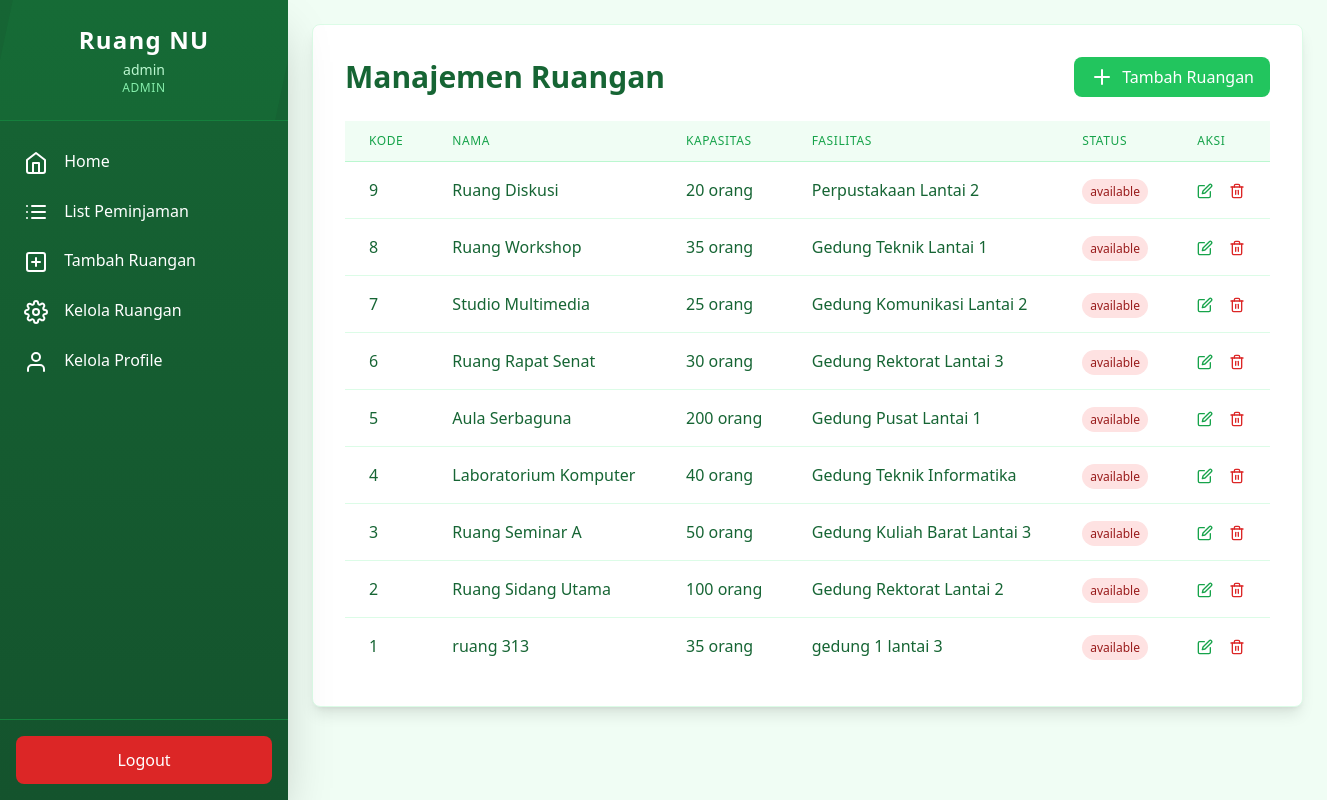
/admin/ruangan/index.php (signed in), run on the app's committed database.
### tables this page shows
CREATE TABLE IF NOT EXISTS `rooms` (
  `id` int NOT NULL AUTO_INCREMENT,
  `name` varchar(100) NOT NULL,
  `location` varchar(150) NOT NULL,
  `capacity` int NOT NULL,
  `img_room` varchar(100) NOT NULL DEFAULT 'room.jpg',
  `is_available` enum('available','occupied','maintenance') NOT NULL DEFAULT 'available',
  `created_at` timestamp NULL DEFAULT CURRENT_TIMESTAMP,
  `updated_at` timestamp NULL DEFAULT CURRENT_TIMESTAMP ON UPDATE CURRENT_TIMESTAMP,
  PRIMARY KEY (`id`),
  UNIQUE KEY `img_room` (`img_room`)
);

### admin/ruangan/index.php (the view, shortened to what this page needs)
<?php
require '../../config/db.php';
$query = "SELECT * FROM rooms ORDER BY id DESC";
$result = $conn->query($query);
?>
<!DOCTYPE html>
<html lang="en">
<head>
    <script src="https://cdn.tailwindcss.com"></script>
</head>
<body class="flex bg-green-50">
    <?php include '../../components/sidebarAdmin.php'; ?>
    <main class="flex-grow p-6 ml-72">
        <div class="bg-white rounded-lg shadow-lg border border-green-100 p-8">
            <div class="flex justify-between items-center mb-6">
                <h1 class="text-3xl font-bold text-green-800">Manajemen Ruangan</h1>
                <a href="tambah.php" class="bg-green-500 text-white px-4 py-2 rounded-lg hover:bg-green-600 flex items-center">
                    <i data-feather="plus" class="mr-2"></i>
                    Tambah Ruangan
                </a>
            </div>
            <?php if ($result->num_rows === 0): ?>
                <div class="text-center py-8 text-gray-500">
                    Belum ada ruangan yang ditambahkan.
                </div>
            <?php else: ?>
                <div class="overflow-x-auto">
                    <table class="w-full">
                        <thead class="bg-green-50 border-b border-green-200">
                            <tr>
                                <th class="px-6 py-3 text-left text-xs font-medium text-green-600 uppercase tracking-wider">Kode</th>
                                <th class="px-6 py-3 text-left text-xs font-medium text-green-600 uppercase tracking-wider">Nama</th>
                                <th class="px-6 py-3 text-left text-xs font-medium text-green-600 uppercase tracking-wider">Kapasitas</th>
                                <th class="px-6 py-3 text-left text-xs font-medium text-green-600 uppercase tracking-wider">Fasilitas</th>
                                <th class="px-6 py-3 text-left text-xs font-medium text-green-600 uppercase tracking-wider">Status</th>
                                <th class="px-6 py-3 text-left text-xs font-medium text-green-600 uppercase tracking-wider">Aksi</th>
                            </tr>
                        </thead>
                        <tbody class="bg-white divide-y divide-green-100">
                            <?php while ($room = $result->fetch_assoc()): ?>
                                <tr class="hover:bg-green-50 transition-colors">
                                    <td class="px-6 py-4 whitespace-nowrap text-green-800"><?php echo htmlspecialchars($room['id']); ?></td>
                                    <td class="px-6 py-4 whitespace-nowrap text-green-800"><?php echo htmlspecialchars($room['name']); ?></td>
                                    <td class="px-6 py-4 whitespace-nowrap text-green-800"><?php echo htmlspecialchars($room['capacity']); ?> orang</td>
                                    <td class="px-6 py-4 whitespace-nowrap text-green-800"><?php echo htmlspecialchars($room['location']); ?></td>
                                    <td class="px-6 py-4 whitespace-nowrap">
                                        <span class="px-2 py-1 text-xs font-medium rounded-full
                                            <?php echo $room['is_available'] === '1' ? 'bg-green-100 text-green-800' : 'bg-red-100 text-red-800'; ?>">
                                            <?php echo htmlspecialchars($room['is_available']); ?>
                                        </span>
                                    </td>
                                    <td class="px-6 py-4 whitespace-nowrap text-sm font-medium">
                                        <a href="edit.php?id=<?php echo $room['id']; ?>" class="text-green-600 hover:text-green-900 mr-3">
                                            <i data-feather="edit" class="w-4 h-4 inline-block"></i>
                                        </a>
                                        <button class="text-red-600 hover:text-red-900" onclick="confirmDelete(<?php echo $room['id']; ?>)">
                                            <i data-feather="trash-2" class="w-4 h-4 inline-block"></i>
                                        </button>
                                    </td>
                                </tr>
                            <?php endwhile; ?>
                        </tbody>
                    </table>
                </div>
            <?php endif; ?>
        </div>
    </main>
</body>
</html>

### data on the page
rooms: id "9", name "Ruang Diskusi", capacity "20", location "Perpustakaan Lantai 2", is_available "available"
rooms: id "8", name "Ruang Workshop", capacity "35", location "Gedung Teknik Lantai 1", is_available "available"
rooms: id "7", name "Studio Multimedia", capacity "25", location "Gedung Komunikasi Lantai 2", is_available "available"
rooms: id "6", name "Ruang Rapat Senat", capacity "30", location "Gedung Rektorat Lantai 3", is_available "available"
rooms: id "5", name "Aula Serbaguna", capacity "200", location "Gedung Pusat Lantai 1", is_available "available"
rooms: id "4", name "Laboratorium Komputer", capacity "40", location "Gedung Teknik Informatika", is_available "available"
rooms: id "3", name "Ruang Seminar A", capacity "50", location "Gedung Kuliah Barat Lantai 3", is_available "available"
rooms: id "2", name "Ruang Sidang Utama", capacity "100", location "Gedung Rektorat Lantai 2", is_available "available"
rooms: id "1", name "ruang 313", capacity "35", location "gedung 1 lantai 3", is_available "available"

### other printed values
$user['name'] "admin"
$user['role'] "ADMIN"
